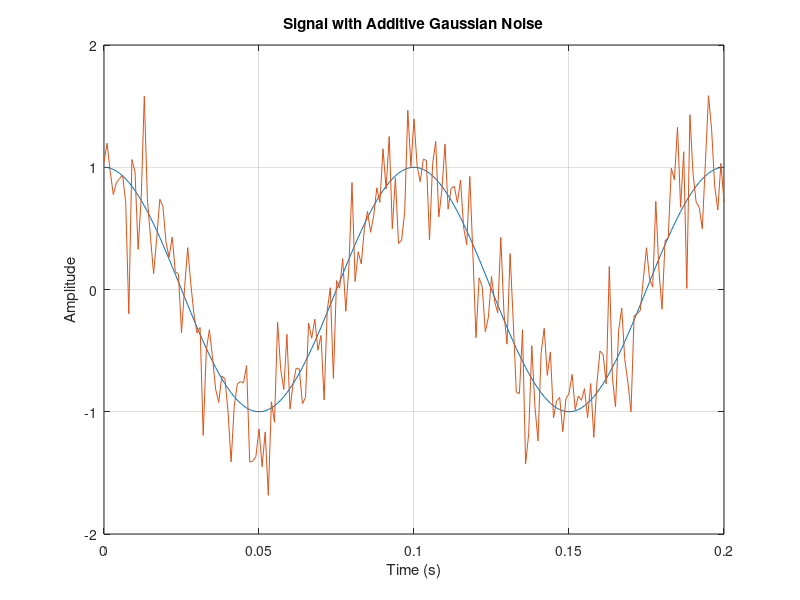
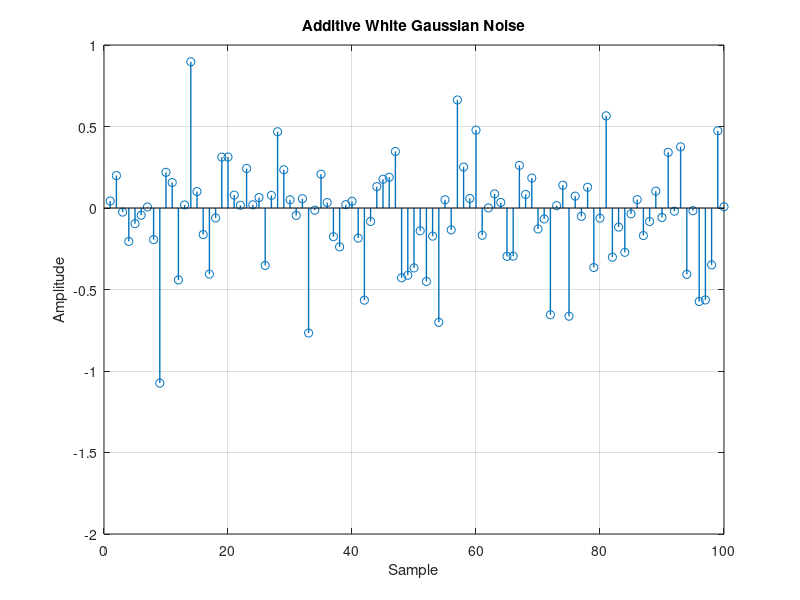
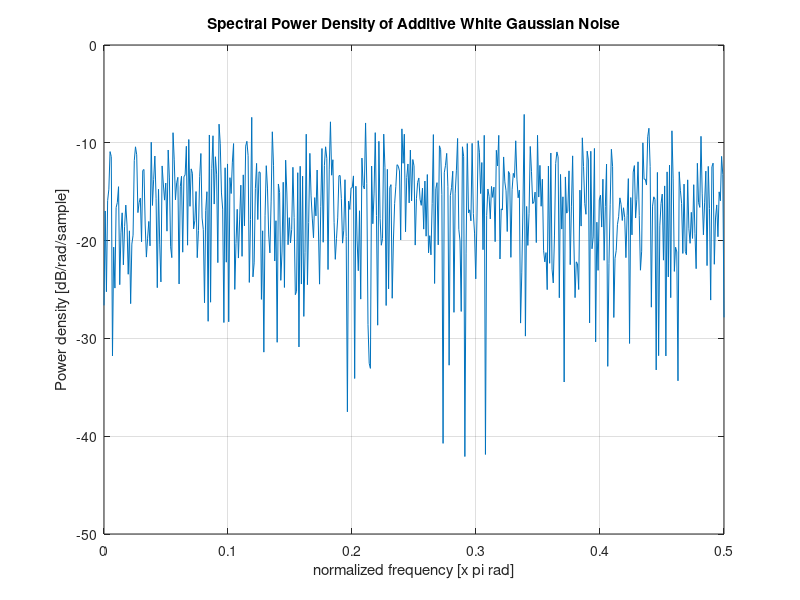

The MATLAB script that drew these images, in order: (Note: this script raises an error after producing the figures.)
% Parameters
t = 0:1/1000:1; % generates time vector ranging from 0 to 1 second
                % and has a sampling interval of 1/1000 seconds

sine_wave = cos(2*pi*10*t); % computes values of a cosine wave      
              % with a frequency of 10 Hz using the time vector t


% Plot original sine wave
plot(t, sine_wave) % creates plot of sin wave against time vector

xlim([0 0.2]); % sets plot limits of the x-axis to 0 to 0.2 seconds

ylim([-2 2]); % sets plot limits of y-axis to -2 to 2 seconds

grid on; % turns on grid lines for the plot
hold on; % ensures commands apply to the existing plot


% Additive Gaussian noise
sine_noise = awgn(sine_wave, 10); % adding 10 dB white 
                     % gaussian noise to the sin signal


% Plot the signal with additive noise
plot(t, sine_noise); % creates plot of sin wave with noise
                     % against time vector

hold off; % turns of plot hold
title('Signal with Additive Gaussian Noise'); % adding title to plot
xlabel('Time (s)'); % adding x-axis label to plot
ylabel('Amplitude'); % adding y-axis label to plot


% Extract noise from the signal+noise mix
noise = sine_noise - sine_wave; % separates the noise from the signal
            % and creates variable with only noise


% Plot the Additive White Gaussian Noise
figure; % creating a figure for the plot

stem(noise, 'LineWidth', 1, 'Marker', 'o'); % plotting the graph
% making line width = 1 unit and the marker shape to a circle

grid on; % turning on grid lines

xlim([0 100]); % x-axis limit from 0 to 100
ylim([-2 1]); % y-azis limit from -2 to 1

title('Additive White Gaussian Noise'); % adding title for plot
xlabel('Sample'); % adding x-axis label
ylabel('Amplitude'); % adding y-axis label


% Evaluate spectral power density
figure; % creating a figure for the plot

periodogram(noise); % creating a graph for noise

grid on; % turns on grid lines for the plot

title('Spectral Power Density of Additive White Gaussian Noise');
% adding plot title


% Plot the histogram of noise distribution
figure; % create figure for the plot

histogram(noise, 40); % create a histogram using noise and 
% 40 'bins' as representation

grid on; % turning on grid lines

title('Distribution of Additive White Gaussian Noise Samples');
% add plot title
xlabel('Amplitude'); % add x-axis label
ylabel('Frequency'); % add y-axis label

% Create ten vectors with the same sine wave 
% but different noise realizations
sine1 = awgn(sine_wave, 10);
sine2 = awgn(sine_wave, 10);
sine3 = awgn(sine_wave, 10);
sine4 = awgn(sine_wave, 10);
% adds 10 dB white gaussian noise to the sin wave every time called

% Plot four signals with additive white Gaussian noise
figure; % add figure for the plot

plot(t, sine1, t, sine2, t, sine3, t, sine4); % creating plotted
% graoh of different variables

xlim([0 0.2]); % x-axis limit of 0 to 0.2 seconds
ylim([-2 2]); % y-axis limit of -2 to 2

grid on; % turn on grid lines
title('Four Signals with Additive White Gaussian Noise');
% adding title
xlabel('Time (s)'); % x-axis label
ylabel('Amplitude'); % y-axis label

% Average the ten vectors and analyze the result
sum_sine = (sine1 + sine2 + sine4) ./ 3;
% calculates average of the signals 

figure; % add figure for the plot

plot(t, sum_sine); % plotting time sector and sum of sin waves

xlim([0 0.2]); % x-axis limit of 0 to 0.2 seconds
ylim([-2 2]); % y-axis limit of -2 to 2 

grid on; % grid lines on

title('Result of Averaging'); % graph title
xlabel('Time (s)'); % x-axis label
ylabel('Amplitude'); % y-axis label
